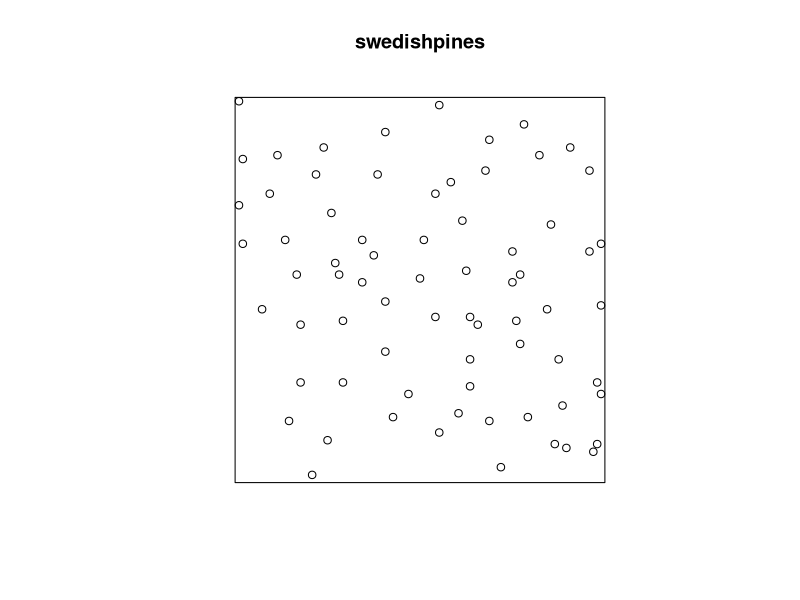
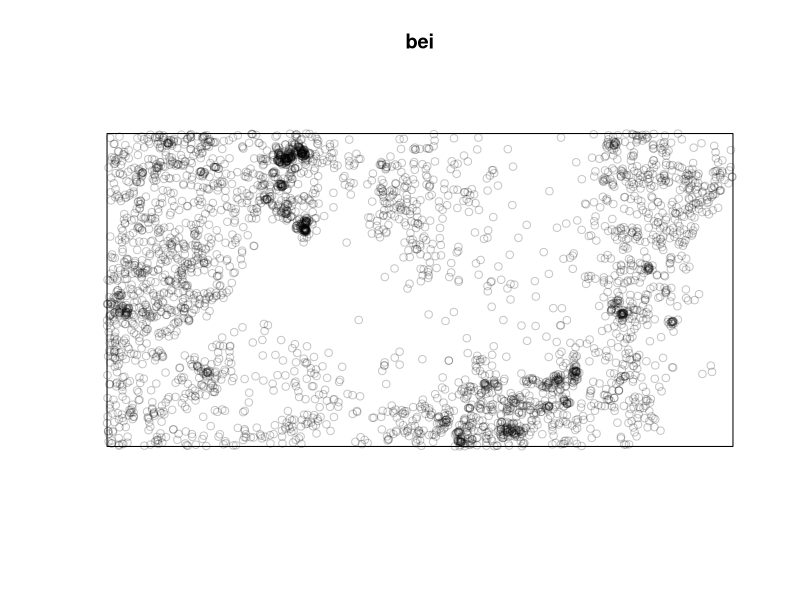
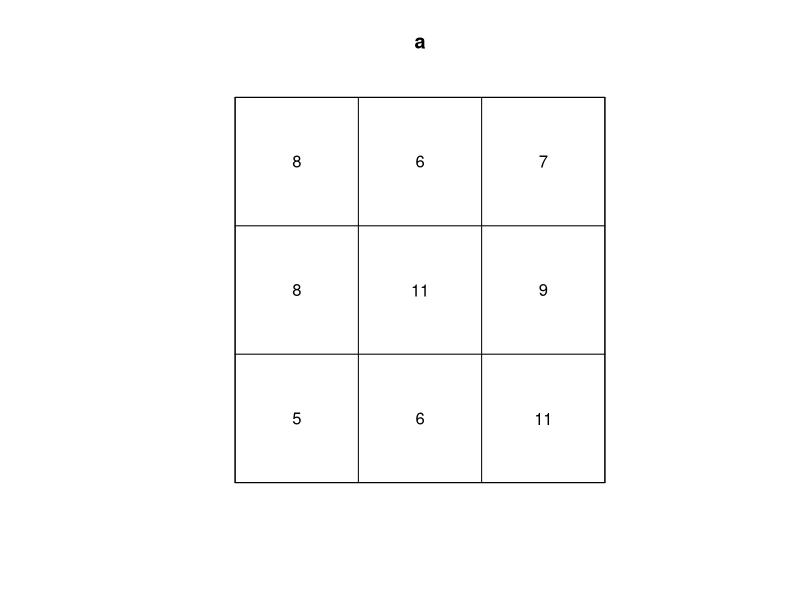
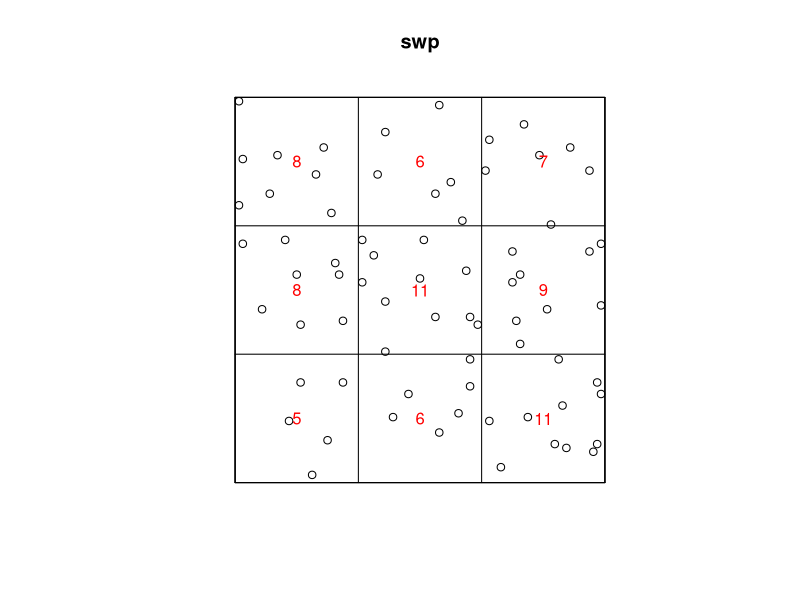
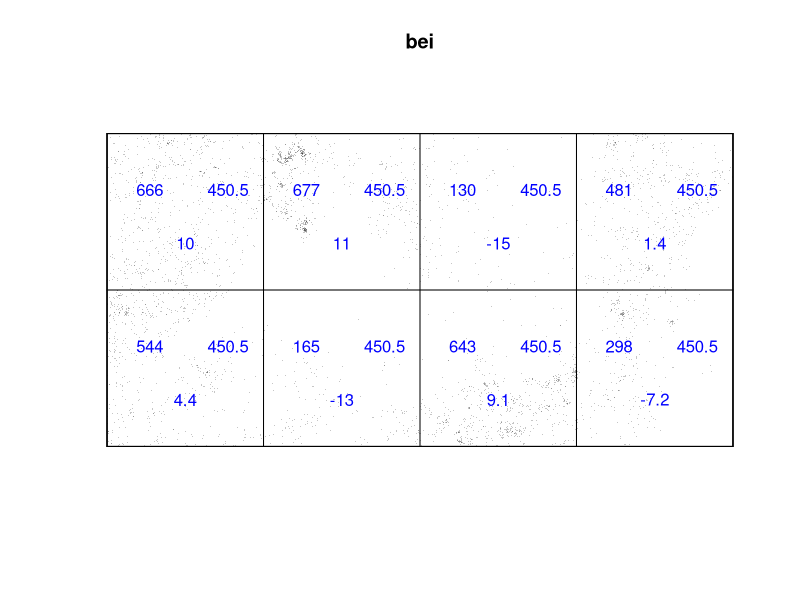
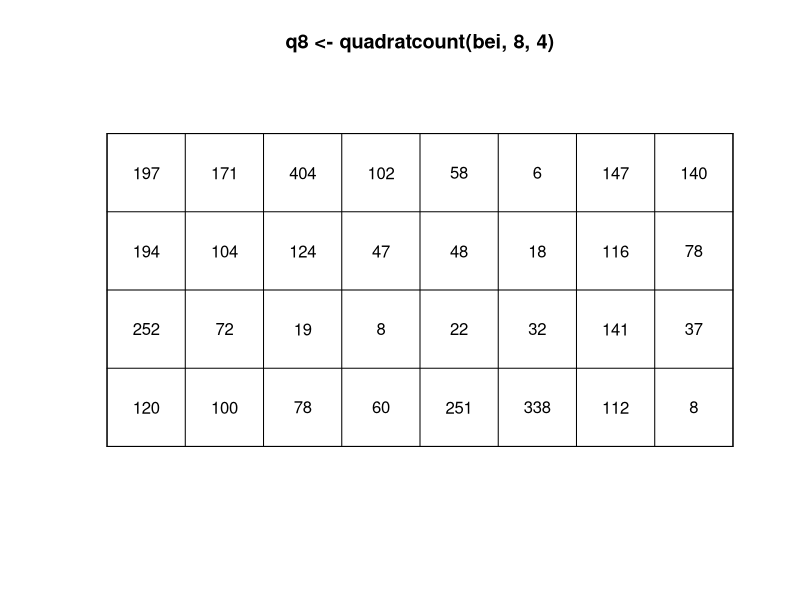
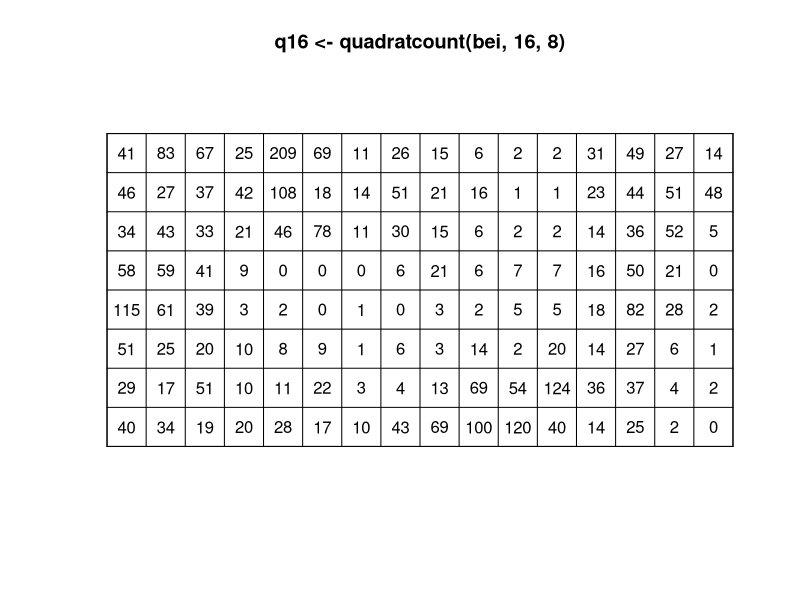
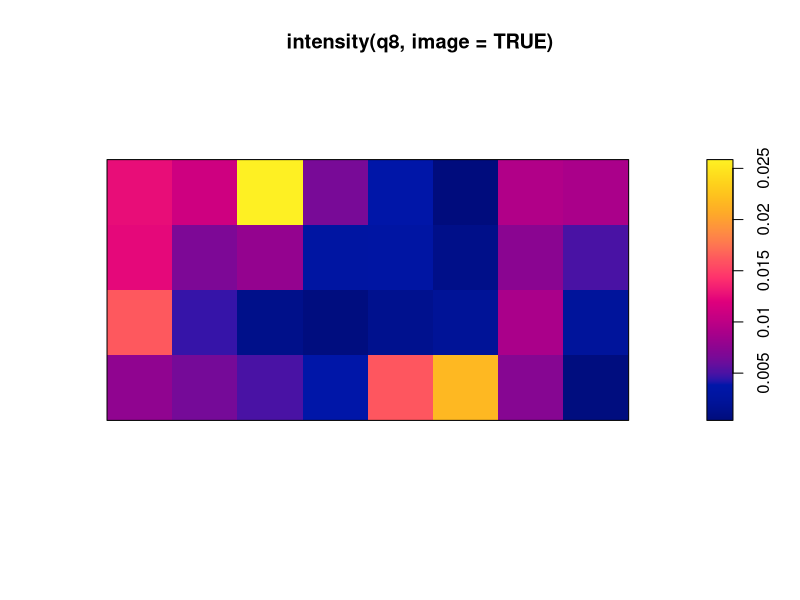

Write R code to recreate these figures, in order.
#'      Workshop on analysing spatial point patterns with spatstat
#'                   Aalborg, April 2015
#' 
#'                   Lecturer's R script 
#'                  Session 2: Inhomogeneous Intensity
#' 
#'         Copyright (c) Adrian Baddeley and Ege Rubak 2015
#' 
library(spatstat)
plot(swedishpines)
plot(bei)
swp <- swedishpines
#' Possible spatial variation in forest density
a <- quadratcount(swp, 3, 3)
a
plot(a)
#' object of a class that can be both printed and plotted.
#'
plot(swp)
plot(a, add=TRUE, col="red")
#'
#'
#' For homogeneous pattern, numbers should be **approximately* equal
#' Apply chi^2 test
quadrat.test(swp, 3, 3)
#' [Interpret]

b4 <- quadrat.test(bei, 4, 2)
b4
plot(bei, chars=".")
plot(b4, add=TRUE, col="blue")
#' test result can also be plotted

plot(q8 <- quadratcount(bei, 8, 4))
plot(q16 <- quadratcount(bei, 16, 8))

plot(intensity(q8, image=TRUE))
plot(intensity(q16, image=TRUE))
#' [concept of intensity function]

plot(density(bei))
Z <- density(bei)
#' density() is generic, with a method density.ppp()
#' [explain kernel smoothing]
Z
class(Z)
#' Pixel image 
plot(Z)
contour(Z)
persp(Z, theta=-30)
persp(Z, theta=-50, phi=20, border=NA, col="yellow", shade=0.7, apron=TRUE)
contour(Z)
#' intensity : points per unit area

plot(density(bei, sigma=100))
plot(density(bei, sigma=10))
#' bandwidth selection
bw.scott(bei)
bw.diggle(bei)
bop <- bw.diggle(bei)
bop
plot(bop)
plot(density(bei, sigma=bw.scott(bei)))
plot(density(bei, sigma=bw.scott))
